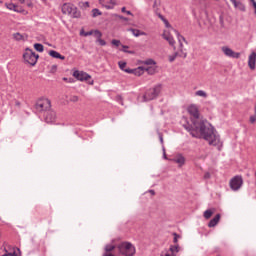
#> input picture TCGA-CS-4938-01Z-00-DX1_20x_17248_8864_256x256.png, 256 x 256 px, found by its file name
$ jupyter execute --allow-errors magnitude_fft.ipynb
#> lines starting #> are read from the running program, lines starting #| are printed output that depends on the picture
[cell 1]
# Using Numpy
import cv2
import numpy as np
from matplotlib import pyplot as plt

img = cv2.imread('/home/raja/kmit/classes/TCGA-CS-4938-01Z-00-DX1_20x_17248_8864_256x256.png',0)
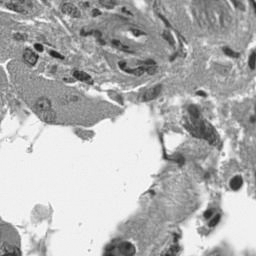
#> img: shape (256, 256); min 25, max 253, mean 178
f = np.fft.fft2(img)
fshift = np.fft.fftshift(f)
magnitude_spectrum = 20*np.log(np.abs(fshift))
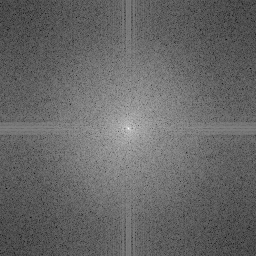
#> magnitude_spectrum: shape (256, 256) float64; min 9.61, max 325.4, mean 137.5; drawn with min black and max white
plt.subplot(121),plt.imshow(img, cmap = 'gray')
plt.title('Input Image'), plt.xticks([]), plt.yticks([])
plt.subplot(122),plt.imshow(magnitude_spectrum, cmap = 'gray')
plt.title('Magnitude Spectrum'), plt.xticks([]), plt.yticks([])
plt.show()
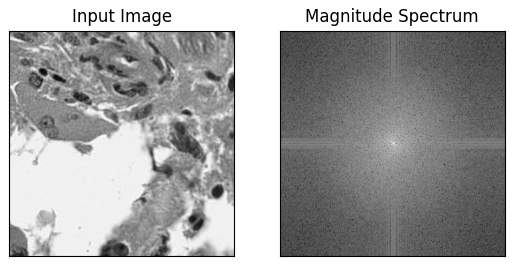
#> figure drawn by matplotlib, 2 panels

[cell 2]
fshift.shape
#> Out = (256, 256)

[cell 3]
f[0,0],fshift[128,128],fshift[0,0]

#> (a cell that did not finish here is left out)

[cell 5]
20*np.log(np.abs(fshift[0,0]))
#> Out = 102.6

[cell 6]
magnitude_spectrum.shape
#> Out = (256, 256)

[cell 7]
magnitude_spectrum[0,0] ## Frequency - Amplitude
#> Out = 102.6

[cell 8]
magnitude_spectrum[128,128] # Average amplitude of the img
#> Out = 325.4

[cell 9]
img.shape
#> Out = (256, 256)

[cell 10]
img[0,0] ## Spatial Domain
#> Out = 122

[cell 11]
f.shape, f[0,0]

[cell 12]
20*np.log(np.abs(f[0,0]))
#> Out = 325.4
## FFT of F[0,0] - Average magnitude of the img, shifted to magnitude_spectrum[128,128]

[cell 13]
# Without Shifting
import cv2
import numpy as np
from matplotlib import pyplot as plt

img = cv2.imread('/home/raja/kmit/classes/TCGA-CS-4938-01Z-00-DX1_20x_17248_8864_256x256.png',0)
f1 = np.fft.fft2(img)
#fshift = np.fft.fftshift(f)
magnitude_spectrum_noshift = 20*np.log(np.abs(f1))
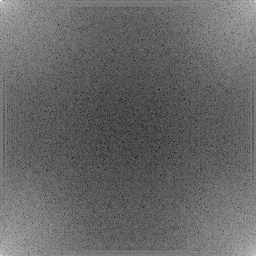
#> magnitude_spectrum_noshift: shape (256, 256) float64; min 9.61, max 325.4, mean 137.5; drawn with min black and max white

plt.subplot(121),plt.imshow(img, cmap = 'gray')
plt.title('Input Image'), plt.xticks([]), plt.yticks([])
plt.subplot(122),plt.imshow(magnitude_spectrum_noshift, cmap = 'gray')
plt.title('Magnitude Spectrum No Shift'), plt.xticks([]), plt.yticks([])
plt.show()

[cell 14]
f_ishift = np.fft.ifftshift(fshift)
img_back = np.fft.ifft2(f_ishift)
img_back = np.abs(img_back)

plt.subplot(131),plt.imshow(img, cmap = 'gray')
plt.title('Image'), plt.xticks([]), plt.yticks([])
plt.subplot(132),plt.imshow(img_back, cmap = 'gray')
plt.title('Img after HPF'), plt.xticks([]), plt.yticks([])
plt.subplot(133),plt.imshow(img_back)
plt.title('Result in OpenCV/JET'), plt.xticks([]), plt.yticks([])

plt.show()

[cell 15]
# Inverse FFT, Numpy
rows,cols = img.shape
#> rows = 256; cols = 256
crow,ccol = int(rows/2),int(cols/2)
#> crow = 128; ccol = 128
fshift[crow-30:crow+30, ccol-30:ccol+30] = 0
f_ishift = np.fft.ifftshift(fshift)
img_back = np.fft.ifft2(f_ishift)
img_back = np.abs(img_back)
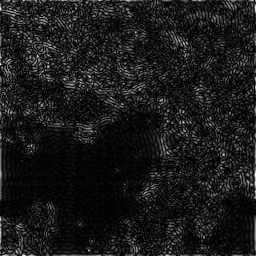
#> img_back: shape (256, 256) float64; min 0.0131, max 78.14, mean 8.1; drawn with min black and max white

plt.subplot(131),plt.imshow(img, cmap = 'gray')
plt.title('Image'), plt.xticks([]), plt.yticks([])
plt.subplot(132),plt.imshow(img_back, cmap = 'gray')
plt.title('Img after HPF'), plt.xticks([]), plt.yticks([])
plt.subplot(133),plt.imshow(img_back)
plt.title('Result in OpenCV/JET'), plt.xticks([]), plt.yticks([])

plt.show()
